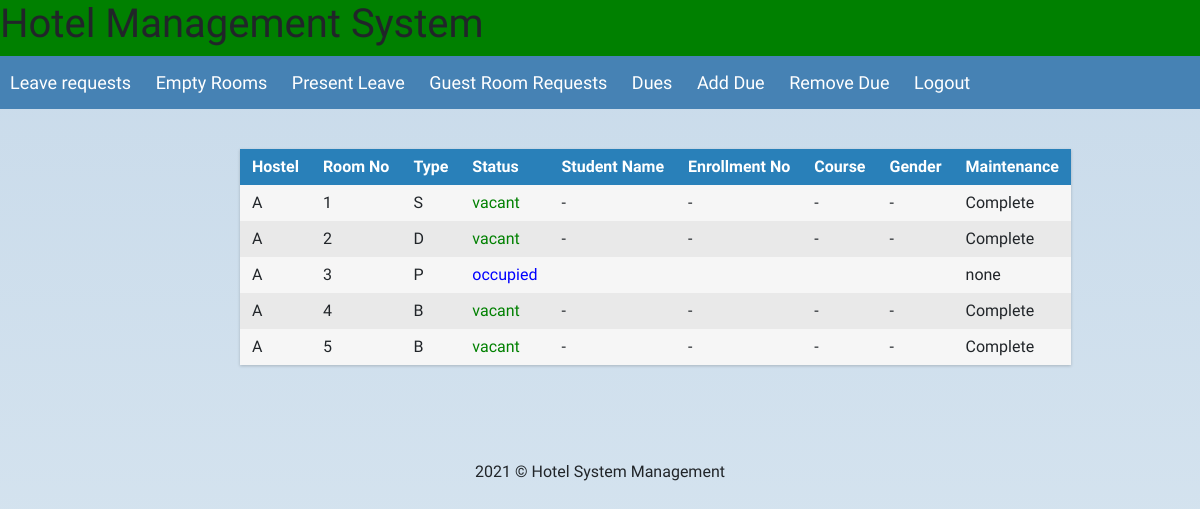
The page /warden_profile/ (signed in) on the database its author committed.
### selection/models.py (models this page shows, shortened)
class Room(models.Model):
    room_choice = [('S', 'Single Occupancy'), ('D', 'Double Occupancy'), ('P', 'Reserved for Research Scholars'),('B', 'Both Single and Double Occupancy')]
    no = models.CharField(max_length=5)
    name = models.CharField(max_length=10)
    room_type = models.CharField(choices=room_choice, max_length=1, default=None)
    vacant = models.BooleanField(default=False)
    hostel = models.ForeignKey('Hostel', on_delete=models.CASCADE)
    repair = models.CharField(max_length=100, blank=True)

class Hostel(models.Model):
    name = models.CharField(max_length=5)
    gender_choices = [('M', 'Male'), ('F', 'Female')]
    gender = models.CharField(
        choices=gender_choices,
        max_length=1,
        default=None,
        null=True)
    course = models.ManyToManyField('Course', default=None, blank=True)
    caretaker = models.CharField(max_length=100, blank=True)

### selection/views.py (the view)
# urls.py: path('warden_profile/', views.warden_profile, name='warden_profile'),
def warden_profile(request):
    user = request.user
    if user is not None:
        if not user.is_warden:
            return HttpResponse('Invalid Login')
        elif user.is_active:
            login(request, user)
            print('True')
            room_list = request.user.warden.hostel.room_set.all().order_by('no')
            context = {'rooms': room_list}
            return render(request, 'warden.html', context)
        else:
            return HttpResponse('Disabled account')
    else:
        return HttpResponse('Invalid Login')

### selection/templates/warden.html
{% extends 'base.html' %}
{% block content %}
    <div class="wrapper">
        <div class="table">
            <div class="row header">
                <div class="cell">
                    Hostel
                </div>
                <div class="cell">
                    Room No
                </div>
                <div class="cell">
                    Type
                </div>
                <div class="cell">
                    Status
                </div>
                <div class="cell">
                    Student Name
                </div>
                <div class="cell">
                    Enrollment No
                </div>
                <div class="cell">
                    Course
                </div>
                <div class="cell">
                    Gender
                </div>
                <div class="cell">
                    Maintenance
                </div>
            </div>
            {% for room in rooms %}
                <div class="row">
                    <div class="cell" data-title="Number">
                        {{ room.hostel.name }}
                    </div>
                    <div class="cell" data-title="Name">
                        {{ room.no }}
                    </div>
                    <div class="cell" data-title="Type">
                        {{ room.room_type }}
                    </div>
                    <div class="cell" style="{% if room.vacant %} color: green {% else %} color :blue {% endif %}" data-title="Status">
                        {% if room.vacant %} vacant {% else %} occupied {% endif %}
                    </div>
                    <div class="cell">
                        {% if room.vacant %}
                            -
                        {% else %}
                            {{ room.student.student_name }}
                        {% endif %}
                    </div>
                     <div class="cell">
                        {% if room.vacant %}
                            -
                        {% else %}
                            {{ room.student.enrollment_no }}
                        {% endif %}
                    </div>
                    <div class="cell">
                        {% if room.vacant %}
                            -
                        {% else %}
                            {{ room.student.course.code }}
                        {% endif %}
                    </div>
                    <div class="cell">
                        {% if room.vacant %}
                            -
                        {% else %}
                            {{ room.student.gender }}
                        {% endif %}
                    </div>
                    <div class="cell">
                        {% if room.repair %}
                             {{ room.repair }}
                        {% else %}
                            -
                        {% endif %}
                    </div>
                </div>
            {% endfor %}
        </div>
    </div>
{% endblock content %}
{% block more_links %}
    <a href="{% url 'leave_admin' %}">
        Leave requests
    </a>
    <a href="{% url 'empty_rooms' %}">
        Empty Rooms
    </a>
    <a href="{% url 'present_leaves' %}">
        Present Leave
    </a>
    <a href="{% url 'guest_requests' %}">
        Guest Room Requests
    </a>
    <a href="{% url 'warden_dues' %}">
        Dues
    </a>
    <a href="{% url 'warden_add_due' %}">
        Add Due
    </a>
    <a href="{% url 'warden_remove_due' %}">
        Remove Due
    </a>
    <a href="{% url 'logout' %}">
        Logout
    </a>
{% endblock more_links %}

### selection/static/selection/style.css (style rules this page uses)
body { font-family: 'Inconsolata', sans-serif; font-style: normal; font-weight: 200; margin: 0px; background: linear-gradient(#c8daea, #dae7f1);  }
a { text-decoration: none; }
* { box-sizing: border-box; }
.nav > .nav-links > a { display: inline-block; padding: 13px 10px 13px 10px; text-decoration: none; color: #fff; }
.row { margin-top:20px; }
.wrapper { margin: 0 auto; padding: 40px; max-width: 800px; }
.table { margin: 0 0 40px 0; width: 100%; box-shadow: 0 1px 3px rgba(0, 0, 0, 0.2); display: table; }
.row { display: table-row; background: #f6f6f6; }
.row:nth-of-type(odd) { background: #e9e9e9; }
.row.header { font-weight: 900; color: #ffffff; background: #2980b9; }
.cell { white-space: nowrap; padding: 6px 12px; display: table-cell; }

### rows shown on the page
Room: hostel.name "A", no "1", room_type "S", vacant "vacant", repair "Complete"
Room: hostel.name "A", no "2", room_type "D", vacant "vacant", repair "Complete"
Room: hostel.name "A", no "3", room_type "P", vacant "occupied", repair "none"
Room: hostel.name "A", no "4", room_type "B", vacant "vacant", repair "Complete"
Room: hostel.name "A", no "5", room_type "B", vacant "vacant", repair "Complete"
